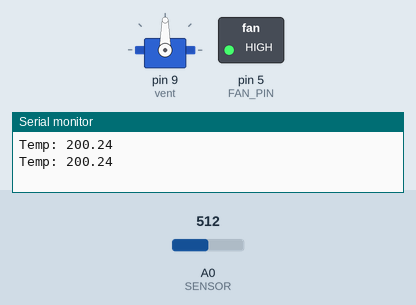
Recording of a sketch running on a simulated Arduino Uno, built with avr-gcc and run on an emulated ATmega328P. Parts: servo, switched loads named in the sketch (green lamp = pin HIGH), the last lines printed to the serial monitor. The inputs (shaded band) are chosen by the test bench; at power-on: A0 (SENSOR) = 512.

Above: at 2.8 s.
2.9 s: A0 (SENSOR) set to 155
4.4 s: A0 (SENSOR) set to 133
At 5.8 s:
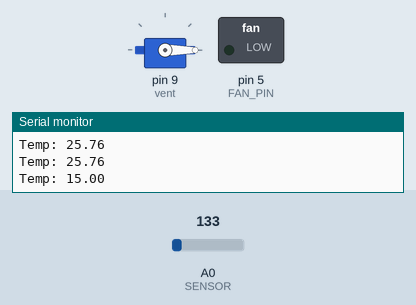
6.5 s: A0 (SENSOR) set to 306
At 8.2 s:
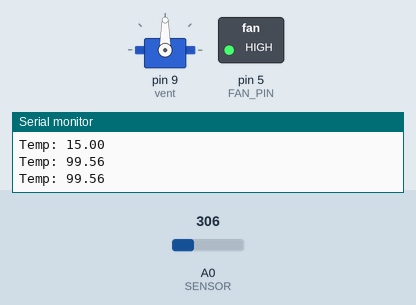
8.5 s: A0 (SENSOR) set to 122
At 10.0 s:
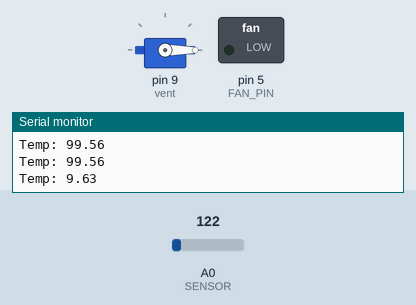
Timing chart, 0 to 11.5 s (numbered marks = the images above; inputs shaded):
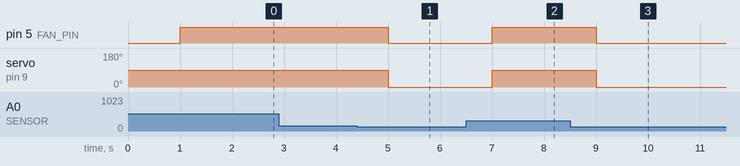

Measured:
- the behaviour switches between 145 and 144 on A0 (SENSOR) (found by bisection; images 0 and 1)
- after the input at 4.4 s, pin 5 (FAN_PIN): HIGH → LOW after 0.60 s; servo on pin 9 (vent): 90° → 0° after 0.60 s
- after the input at 6.5 s, pin 5 (FAN_PIN): LOW → HIGH after 0.50 s; servo on pin 9 (vent): 0° → 90° after 0.50 s
- after the input at 8.5 s, pin 5 (FAN_PIN): HIGH → LOW after 0.50 s; servo on pin 9 (vent): 90° → 0° after 0.50 s

The sketch:

thermostat.ino
```cpp
#include <Servo.h>
#define FAN_PIN 5

Servo vent;
const int SENSOR = A0;
float target = 21.5;
int readings[4] = {0, 0, 0, 0};
int idx = 0;
unsigned long lastCheck = 0;

float readCelsius() {
  int raw = analogRead(SENSOR);
  float volts = raw * 5.0 / 1023.0;
  return (volts - 0.5) * 100.0;
}

void setFan(bool on) {
  digitalWrite(FAN_PIN, on ? HIGH : LOW);
}

void setup() {
  Serial.begin(9600);
  pinMode(FAN_PIN, OUTPUT);
  vent.attach(9);
}

void loop() {
  if (millis() - lastCheck < 1000) return;
  lastCheck = millis();
  float t = readCelsius();
  readings[idx] = (int)t;
  idx = (idx + 1) % 4;
  if (t > target + 1) {
    setFan(true);
    vent.write(90);
  } else if (t < target - 1) {
    setFan(false);
    vent.write(0);
  }
  Serial.print("Temp: ");
  Serial.println(t);
}
```
